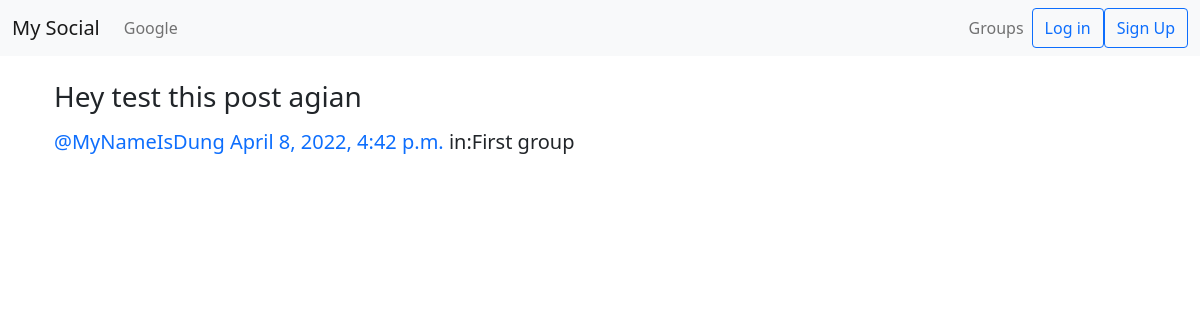
/posts/by/MyNameIsDung/5/, run on the app's committed database.
### posts/models.py (models this page shows, shortened)
class Post(models.Model):
    user = models.ForeignKey(User,related_name='posts',on_delete=models.CASCADE)
    created_at = models.DateTimeField(auto_now_add=True)
    message = models.TextField()
    message_html = models.TextField(editable=False)
    group = models.ForeignKey(Group,related_name='posts',null=True,blank=True,on_delete=models.CASCADE)
    class Meta:
        ordering =['-created_at']
        unique_together = ['user', 'message']

### groups/models.py (models this page shows, shortened)
class Group(models.Model):
    name = models.CharField(max_length=235, unique=True)
    slug = models.SlugField(allow_unicode=True,unique=True)
    descripsion = models.TextField(blank=True,default='')
    descripsion_html = models.TextField(editable=False,default='',blank=True)
    member = models.ManyToManyField(User,through='GroupMember')

### posts/views.py (the view)
# urls.py: path('by/<username>/<int:pk>/',views.PostDetail.as_view(),name='single'),
class PostDetail(SelectRelatedMixin,DetailView):
    model = models.Post
    select_related = ('user','group')
    def get_queryset(self):
        queryset = super().get_queryset()
        return queryset.filter(user__username__iexact=self.kwargs.get('username'))

### posts/templates/posts/post_detail.html (shortened to what this page needs)
{% extends 'posts/post_base.html' %}
{% block post_content %}
<div class='col-md-8'>
    {% include 'posts/_post.html' %}
</div>
{% endblock %}

### posts/templates/posts/_post.html (shortened to what this page needs)
<div class='post media'>
    <h3>{{ post.message_html|safe }}</h3>
    <div class='media-body'>
        <h5 class='media-heading'>
            <span class='username'>
                <a href="{% url 'posts:for_user' username=post.user.username %}">@{{ post.user.username }}</a>
            </span>
            <time class='time'>
                <a href="{% url 'posts:single' username=post.user.username pk=post.pk %}">{{ post.created_at }}</a>
            </time>
            {% if post.group %}
			<span class="group-name">in:{{ post.group.name }}</span>
			{% endif %}
        </h5>
    </div>
</div>

### static/css/mater.css (style rules this page uses)
a:link { text-decoration: none; }

### data on the page
Post: message_html "Hey test this post agian", user.username "MyNameIsDung", created_at "April 8, 2022, 4:42 p.m.", group.name "First group"
